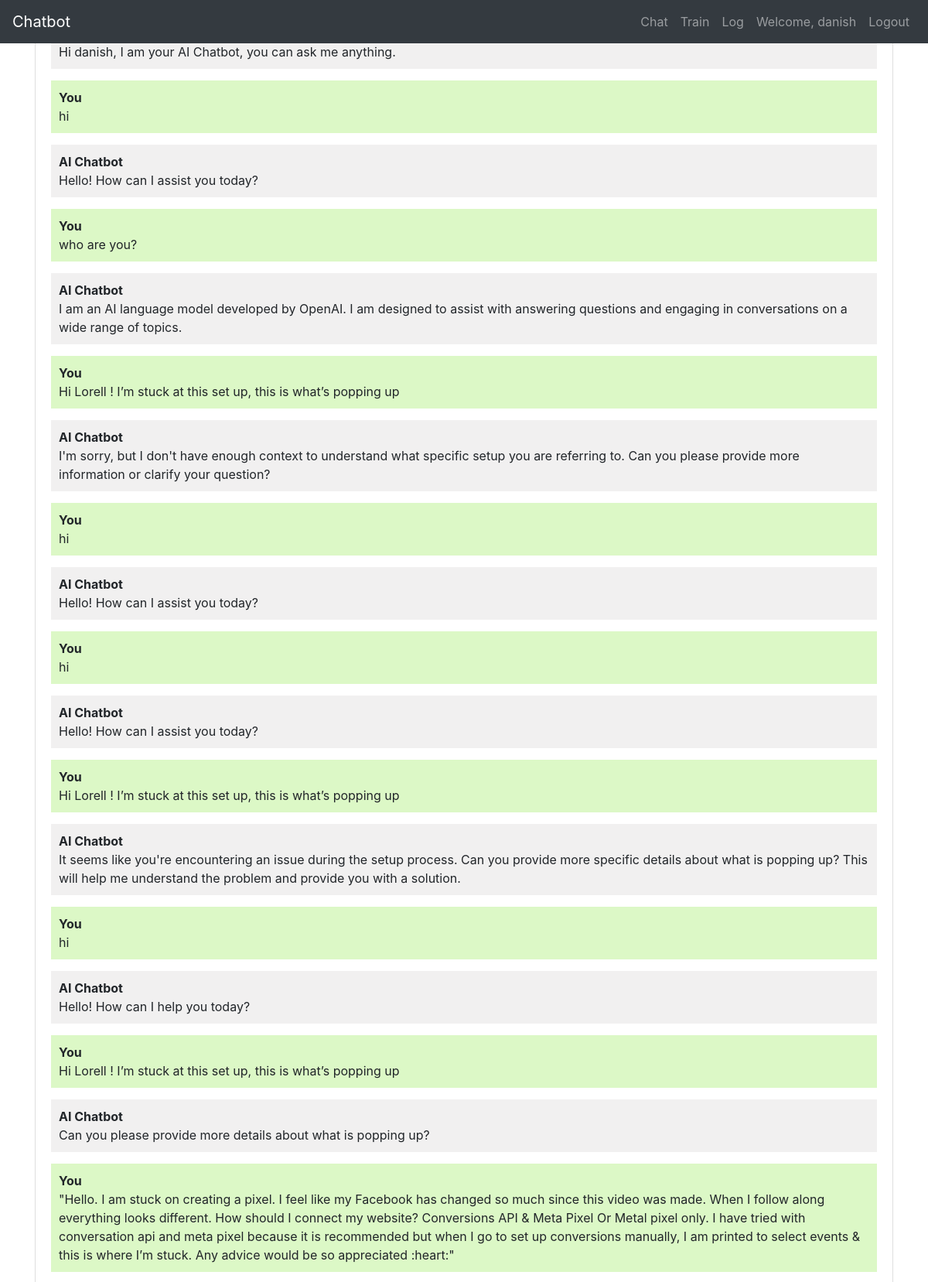
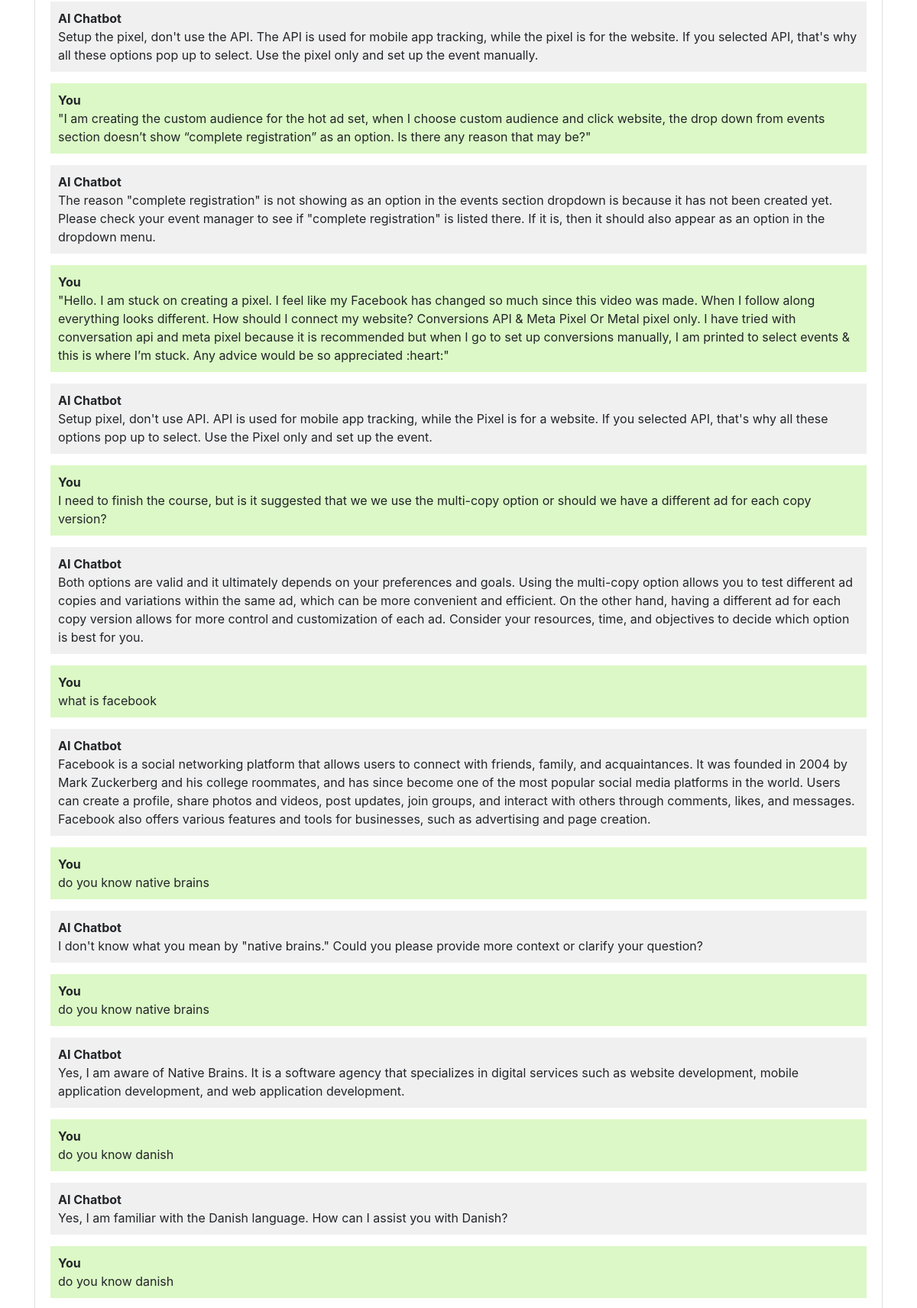
Page /chatbot (signed in, upper part) on the committed database (2 pictures, top to bottom).
### chatbot/models.py (models this page shows, shortened)
class Chat(models.Model):
    user = models.ForeignKey(User, on_delete=models.CASCADE)
    message = models.TextField()
    response = models.TextField()
    created_at = models.DateTimeField(auto_now_add=True)

### chatbot/views.py (the view)
# urls.py: path('chatbot', views.chatbot, name='chatbot'),
def chatbot(request):
    chats = Chat.objects.filter(user=request.user)
    if request.method == 'POST':
        message = request.POST.get('message')
        response = ask_openai(message)
        chat = Chat(user=request.user, message=message, response=response, created_at=timezone.now())
        chat.save()
        return JsonResponse({'message': message, 'response': response})
    return render(request, 'chatbot.html', {'chats': chats})

### templates/chatbot.html (shortened to what this page needs)
{% extends 'base.html' %}
{% block content %}
<div class="chat-container">
  <div class="card flex-grow-1">
    <div class="card-body messages-box">
      <ul class="list-unstyled messages-list">
        <li class="message received">
          <div class="message-text">
            <div class="message-sender">
              <b>AI Chatbot</b>
            </div>
            <div class="message-content">
              Hi {{user.username}}, I am your AI Chatbot, you can ask me anything.
            </div>
          </div>
        </li>
        {% for chat in chats %}
        {% if chat.user == request.user %}
        <li class="message sent">
          <div class="message-text">
            <div class="message-sender">
              <b>You</b>
            </div>
            <div class="message-content">
              {{chat.message}}
            </div>
          </div>
        </li>
        <li class="message received">
          <div class="message-text">
            <div class="message-sender">
              <b>AI Chatbot</b>
            </div>
            <div class="message-content">
              {{chat.response}}
            </div>
          </div>
        </li>
        {% endif %}
        {% endfor %}
      </ul>
    </div>
    <br><br>
    <br><br>
    <br><br>
  </div>
</div>
{% endblock %}

### templates/base.html (shortened to what this page needs)
<!DOCTYPE html>
<html lang="en">
  <head>
    <link rel="stylesheet" href="https://stackpath.bootstrapcdn.com/bootstrap/4.3.1/css/bootstrap.min.css">
  </head>
  <body>
    <nav class="navbar navbar-expand-lg navbar-dark bg-dark fixed-top">
      <a class="navbar-brand" href="#">Chatbot</a>
      <div class="collapse navbar-collapse" id="navbarNav">
        <ul class="navbar-nav ml-auto">
          <li class="nav-item">
            <a class="nav-link" href="{% url 'chatbot' %}">Chat</a>
          </li>
          <li class="nav-item">
            <a class="nav-link" href="{% url 'train' %}">Train</a>
          </li>
          <li class="nav-item">
            <a class="nav-link" href="{% url 'chatlog' %}">Log</a>
          </li>
          {% if user.is_authenticated %}
          <li class="nav-item">
            <a class="nav-link" href="#">Welcome, {{ user.username }}</a>
          </li>
          <li class="nav-item">
            <a class="nav-link" href="{% url 'logout' %}">Logout</a>
          </li>
          {% endif %}
        </ul>
      </div>
    </nav>
    <div class="container">
      {% block content %}{% endblock %}
    </div>
  </body>
</html>

### templates/chatbot.html (style rules this page uses)
body, html { height: 100%; }
.messages-box { flex: 1; overflow-y: auto; }
.messages-list { padding-left: 0; }
.message { margin-bottom: 15px; list-style: none; }
.message-text { padding: 10px; border-radius: 5px; }
.sent { background-color: #dcf8c6; align-self: flex-end; }
.received { background-color: #f1f0f0; align-self: flex-start; }
.chat-container { height: 100%; display: flex; flex-direction: column; }

### rows in the picture
Chat: message "hi", response "Hello! How can I assist you today?"
Chat: message "who are you?", response "I am an AI language model developed by OpenAI. I am designed to assist with answering questions and engaging in conversations on a wide range of topics."
Chat: message "Hi Lorell ! I’m stuck at this set up, this is what’s popping up", response "I'm sorry, but I don't have enough context to understand what specific setup you are referring to. Can you please provide more information or clarify your question?"
Chat: message "hi", response "Hello! How can I assist you today?"
Chat: message "hi", response "Hello! How can I assist you today?"
Chat: message "Hi Lorell ! I’m stuck at this set up, this is what’s popping up", response "It seems like you're encountering an issue during the setup process. Can you provide more specific details about what is popping up? This will help me understand the problem and provide you with a solution."
Chat: message "hi", response "Hello! How can I help you today?"
Chat: message "Hi Lorell ! I’m stuck at this set up, this is what’s popping up", response "Can you please provide more details about what is popping up?"
Chat: message "\"Hello. I am stuck on creating a pixel. I feel like my Facebook has changed so much since this video was made. When I follow along everything looks different. How should I connect my website? Conversions API & Meta Pixel Or Metal pixel only. I have tried with conversation api and meta pixel because it is recommended but when I go to set up conversions manually, I am printed to select events & this is where I’m stuck. Any advice would be so appreciated :heart:\"", response "Setup the pixel, don't use the API. The API is used for mobile app tracking, while the pixel is for the website. If you selected API, that's why all these options pop up to select. Use the pixel only and set up the event manually."
Chat: message "\"I am creating the custom audience for the hot ad set, when I choose custom audience and click website, the drop down from events section doesn’t show “complete registration” as an option. Is there any reason that may be?\"", response "The reason \"complete registration\" is not showing as an option in the events section dropdown is because it has not been created yet. Please check your event manager to see if \"complete registration\" is listed there. If it is, then it should also appear as an option in the dropdown menu."
Chat: message "\"Hello. I am stuck on creating a pixel. I feel like my Facebook has changed so much since this video was made. When I follow along everything looks different. How should I connect my website? Conversions API & Meta Pixel Or Metal pixel only. I have tried with conversation api and meta pixel because it is recommended but when I go to set up conversions manually, I am printed to select events & this is where I’m stuck. Any advice would be so appreciated :heart:\"", response "Setup pixel, don't use API. API is used for mobile app tracking, while the Pixel is for a website. If you selected API, that's why all these options pop up to select. Use the Pixel only and set up the event."
Chat: message "I need to finish the course, but is it suggested that we we use the multi-copy option or should we have a different ad for each copy version?", response "Both options are valid and it ultimately depends on your preferences and goals. Using the multi-copy option allows you to test different ad copies and variations within the same ad, which can be more convenient and efficient. On the other hand, having a different ad for each copy version allows for more control and customization of each ad. Consider your resources, time, and objectives to decide which option is best for you."
Chat: message "what is facebook", response "Facebook is a social networking platform that allows users to connect with friends, family, and acquaintances. It was founded in 2004 by Mark Zuckerberg and his college roommates, and has since become one of the most popular social media platforms in the world. Users can create a profile, share photos and videos, post updates, join groups, and interact with others through comments, likes, and messages. Facebook also offers various features and tools for businesses, such as advertising and page creation."
Chat: message "do you know native brains", response "I don't know what you mean by \"native brains.\" Could you please provide more context or clarify your question?"
Chat: message "do you know native brains", response "Yes, I am aware of Native Brains. It is a software agency that specializes in digital services such as website development, mobile application development, and web application development."
Chat: message "do you know danish", response "Yes, I am familiar with the Danish language. How can I assist you with Danish?"
Chat: message "do you know danish"

### other values in the picture
{{ user.username }} "danish"
